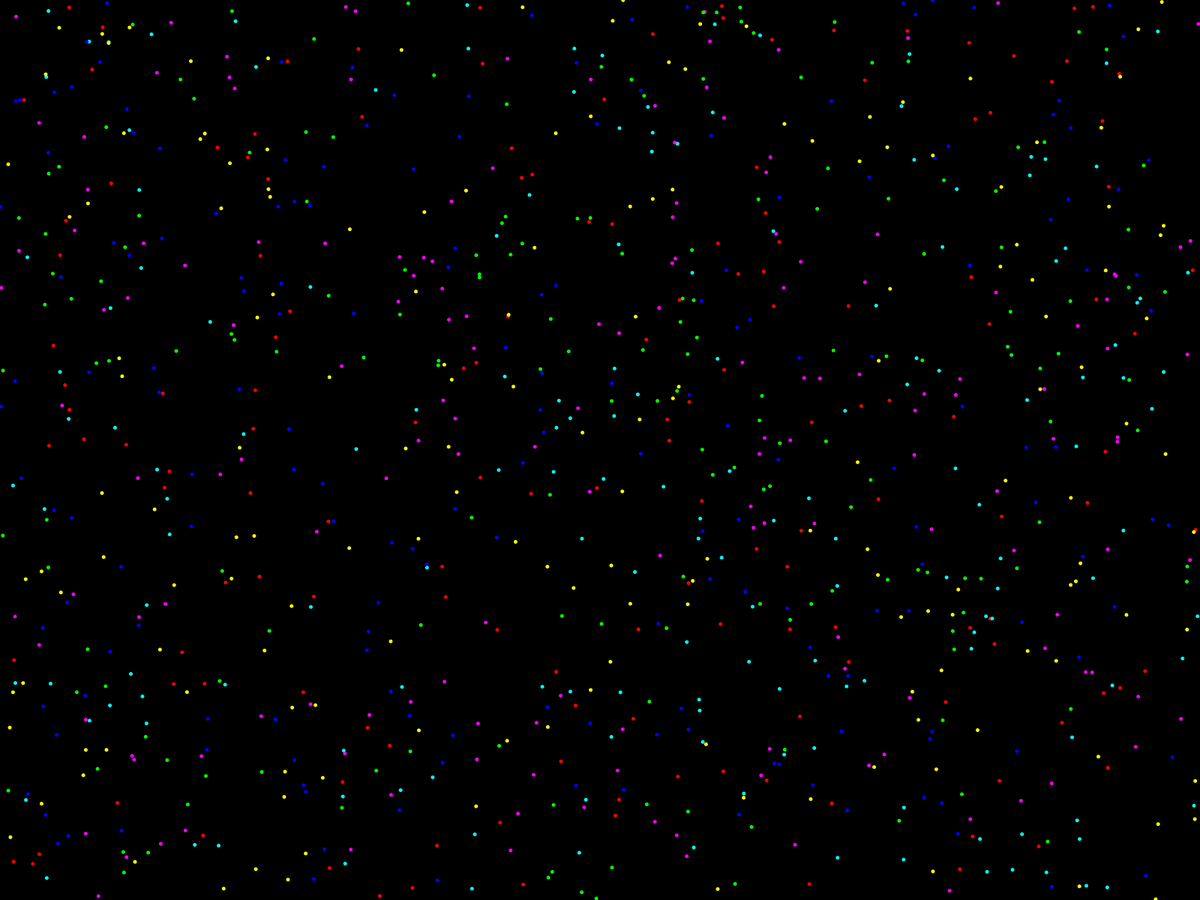
Frame 1 (no input)
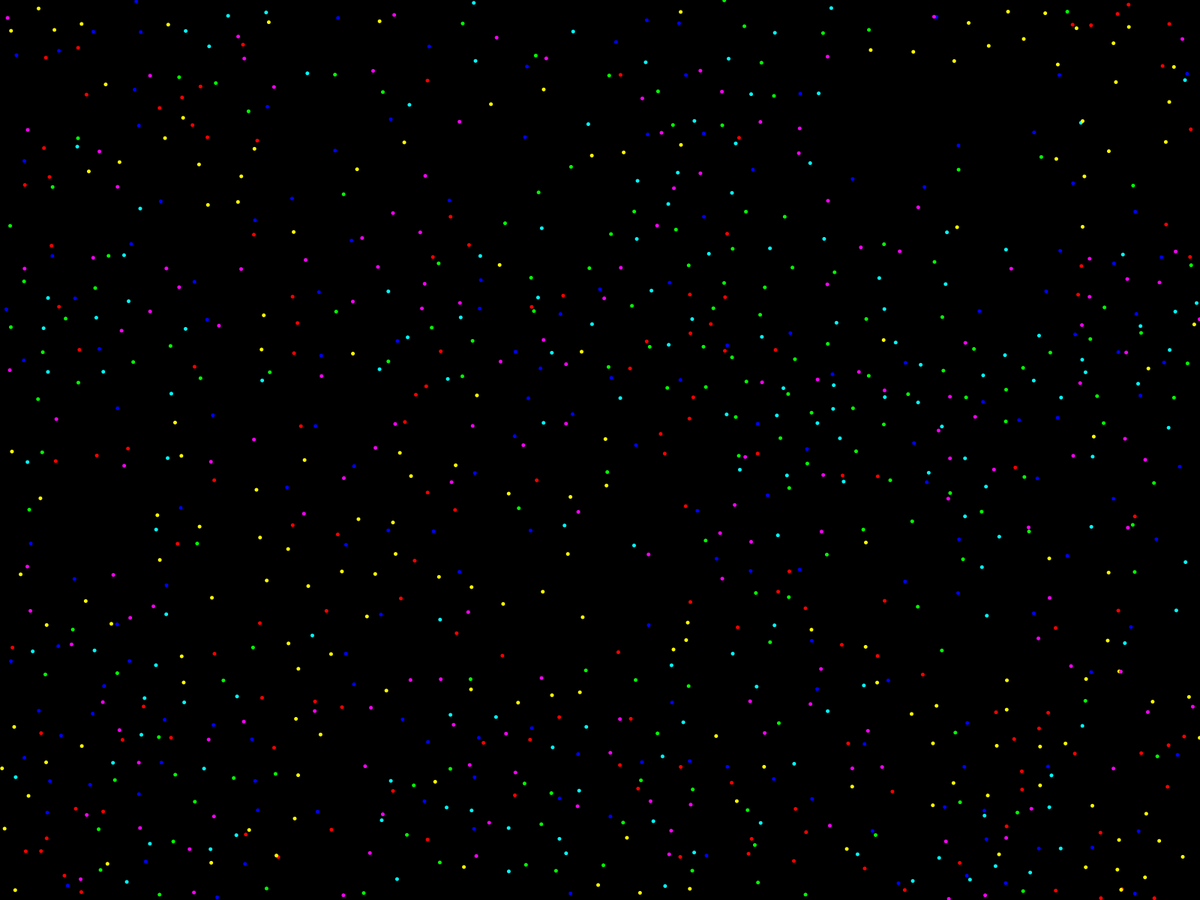
Frame 60 (the mouse pressed at the canvas centre just before this capture)
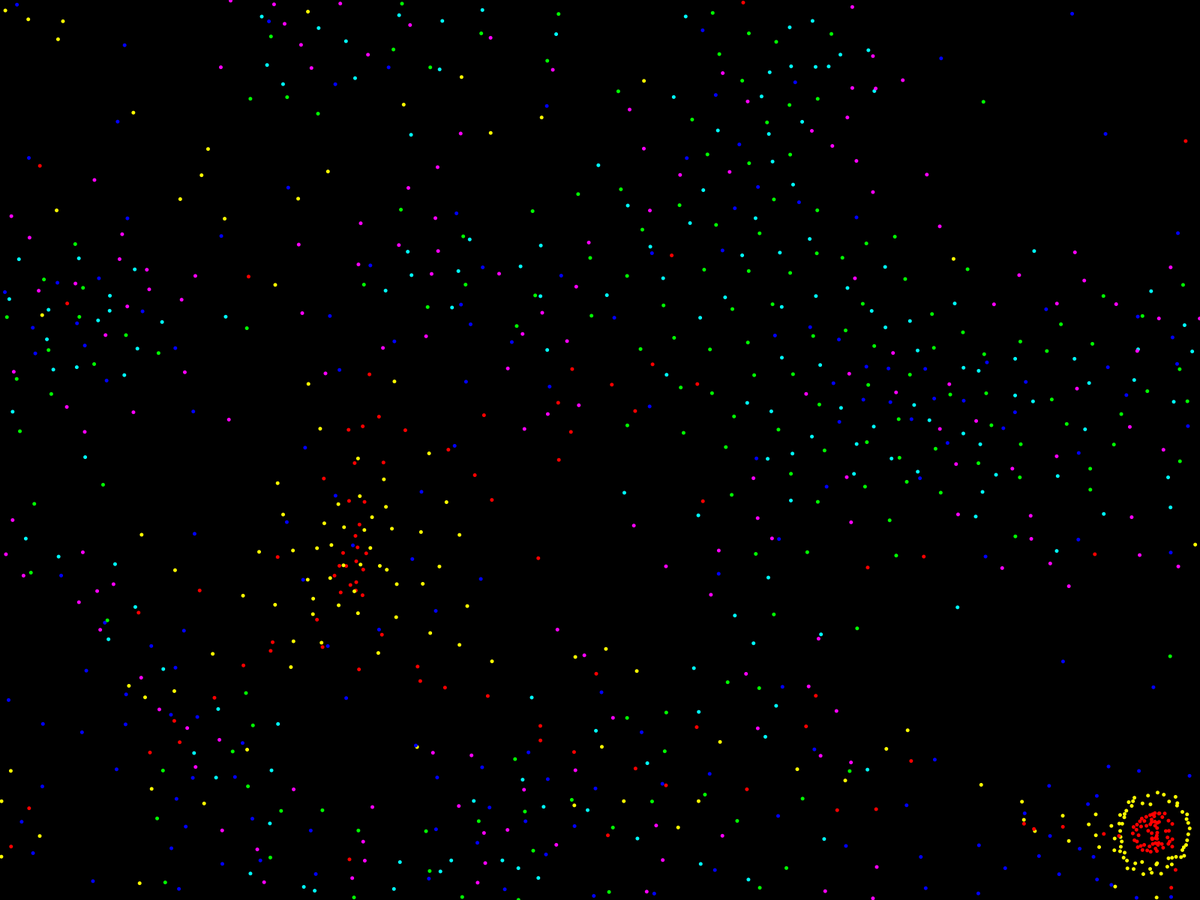
Frame 120 (the mouse held since frame 60 and released just before this capture)

The Processing sketch that drew these frames (run headless with seeded random() and noise(); from frame 60 on, the mouse is pressed at the canvas centre):

// Processing sketch: ParticleLife
// ── ParticleLife.pde
float K = 0.05;
float friction = 0.85;
int numTypes = 6;
int colourStep = 360/numTypes;
int numParticles = 1000;
ArrayList<particle> particles;

float[][] forces;
float[][] minDistance;
float[][] radii;

void setup(){
  fullScreen();
  frameRate(120);
  colorMode(HSB,360,100,100); 
  noStroke();
  particles = new ArrayList<particle>();
  for(int i = 0; i < numParticles; i++){
    particles.add(new particle());
  }
  forces = new float[numTypes][numTypes];
  minDistance = new float[numTypes][numTypes];
  radii = new float[numTypes][numTypes];
  randomMatrix();
  print("Forces: ");
  printMatrix(forces);
  print("minDistance: ");
  printMatrix(minDistance);
  print("radii: ");
  printMatrix(radii);
}

void draw(){
  background(0);
  for(particle p: particles){
    p.update();
    p.display();
  }
}

void keyPressed(){
 randomMatrix(); 
  print("Forces: ");
  printMatrix(forces);
  print("minDistance: ");
  printMatrix(minDistance);
  print("radii: ");
  printMatrix(radii);
}

void printMatrix(float[][] matrix){
  for(int i = 0; i < numTypes; i++){
    println();
    for(int j = 0; j < numTypes; j++){
      print(matrix[i][j] + " ");
    }
  }
  println();
  println();
}

void randomMatrix(){
  for(int i = 0; i < numTypes; i++){
    for(int j = 0; j < numTypes; j++){
      forces[i][j] = random(0.3,1.0);
      if(random(100) < 50){
        forces[i][j] *= -1;
      }
      minDistance[i][j] = random(60,100);
      radii[i][j] = random(240,620);
    }
  }
}

// ── particle.pde
class particle{
  PVector position;
  PVector velocity;
  int type;
  
  particle(){
    position = new PVector(random(width),random(height));
    velocity = new PVector(0,0);
    type = int(random(numTypes));
  }
  
  void update(){
   PVector acceleration = new PVector(0,0);
   PVector direction = new PVector(0,0);
   PVector totalForce = new PVector(0,0);
   float distance;
   for(particle p: particles){
     if(p != this){
       direction.mult(0);
       direction = p.position.copy();
       direction.sub(position);
       if(direction.x > 0.5 * width){
        direction.x -= width;
       }
       if(direction.x < -0.5 * width){
        direction.x += width;
       }
       if(direction.y > 0.5 * height){
        direction.y -= height;
       }
       if(direction.y < -0.5 * height){
        direction.y += height;
       }
       distance = direction.mag();
       direction.normalize();
       if(distance < minDistance[type][p.type]){
         PVector force = direction.copy();
         force.mult(abs(forces[type][p.type])*-3);
         force.mult(map(distance,0,minDistance[type][p.type],1,0));
         force.mult(K);
         totalForce.add(force);
       }
       if(distance < radii[type][p.type]){
         PVector force = direction.copy();
         force.mult(forces[type][p.type]);
         force.mult(map(distance,0,radii[type][p.type],1,0));
         force.mult(K);
         totalForce.add(force);
       }
     }
   }
   acceleration.add(totalForce);
   velocity.add(acceleration);
   position.add(velocity);
   position.x = (position.x + width) % width;
   position.y = (position.y + height) % height;
   velocity.mult(friction);
  }
   
  void display(){
    fill(type*colourStep,100,100);
    circle(position.x,position.y,5);
  }
}
